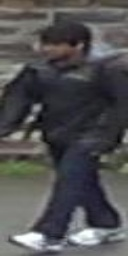
#> input picture reid_image/0001_c2_f0046182.jpg, 128 x 256 px
$ python data_preprocess.py --src_dir reid_image --dst_dir out
#> lines starting #> are read from the running program, lines starting #| are printed output that depends on the picture
import os
import cv2
import numpy as np
from glob import glob

def preprocess_calibration_data(src_dir, dst_dir, target_size=(64, 128)):
    """
    预处理校准数据，转换为模型期望的NCHW格式

    参数:
        src_dir: 源图像目录
        dst_dir: 输出目录
        target_size: 目标尺寸 (width, height)
    """
#> called with src_dir = 'reid_image', dst_dir = 'out', target_size = (64, 128)
    os.makedirs(dst_dir, exist_ok=True)

    # ImageNet标准均值和标准差
    mean = np.array([123.675, 116.28, 103.53], dtype=np.float32)
    std = np.array([58.395, 57.12, 57.375], dtype=np.float32)

    image_files = glob(os.path.join(src_dir, '*.jpg')) + glob(os.path.join(src_dir, '*.png')) + glob(os.path.join(src_dir, '*.jpeg'))

    for img_path in image_files:
        # 读取图像
        img = cv2.imread(img_path)
#> img is the input picture: shape (256, 128, 3); mean B, G, R 81.6, 80.2, 80.6
        if img is None:
            continue

        # 调整大小
        img_resized = cv2.resize(img, target_size, interpolation=cv2.INTER_LINEAR)

        # BGR转RGB
        img_rgb = cv2.cvtColor(img_resized, cv2.COLOR_BGR2RGB)

        # 转换为float32
        img_float = img_rgb.astype(np.float32)

        # 标准化 (减去均值，除以标准差)
        img_normalized = (img_float - mean) / std
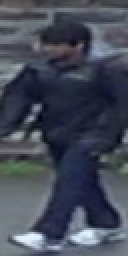
#> img_normalized: shape (128, 64, 3) float32 (shown 2 times larger); mean R, G, B -0.735, -0.63, -0.38; drawn with min black and max white

        # 转换为NCHW格式 [1, 3, H, W]
        img_nchw = np.transpose(img_normalized, (2, 0, 1))
        img_nchw = np.expand_dims(img_nchw, axis=0)

        # 保存为二进制文件
        base_name = os.path.splitext(os.path.basename(img_path))[0]
        output_path = os.path.join(dst_dir, f"{base_name}.bin")

        img_nchw.tofile(output_path)
        print(f"Processed: {img_path} -> {output_path}")
#> pass 2 of the loop in preprocess_calibration_data, `for img_path in image_files:`:
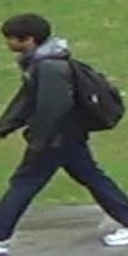
#> input picture reid_image/0001_c2_f0047022.jpg, 128 x 256 px
#> in preprocess_calibration_data, img is the input picture: shape (256, 128, 3); mean B, G, R 77.3, 98.5, 88
#> in preprocess_calibration_data, `img_normalized = (img_float - mean) / std`:
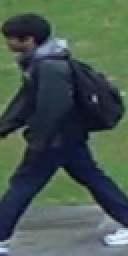
#> img_normalized: shape (128, 64, 3) float32 (shown 2 times larger); mean R, G, B -0.608, -0.309, -0.455; drawn with min black and max white

if __name__ == "__main__":
    import argparse

    parser = argparse.ArgumentParser(description='预处理校准数据')
    parser.add_argument('--src_dir', type=str, required=True, help='源图像目录')
    parser.add_argument('--dst_dir', type=str, required=True, help='输出目录')
    parser.add_argument('--width', type=int, default=64, help='目标宽度')
    parser.add_argument('--height', type=int, default=128, help='目标高度')

    args = parser.parse_args()

    preprocess_calibration_data(
        src_dir=args.src_dir,
        dst_dir=args.dst_dir,
        target_size=(args.width, args.height)
    )
